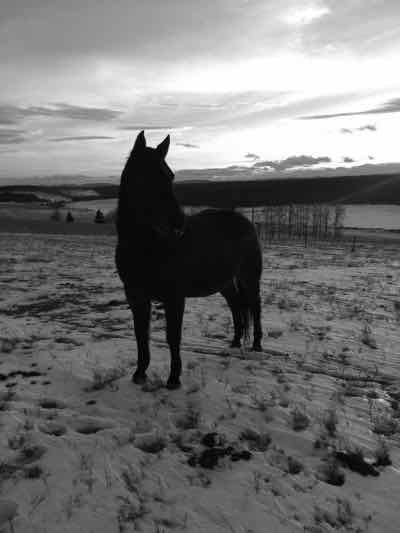
#> input picture old_fft_code/Sorento.jpg, 400 x 533 px
$ jupyter execute fft_experiments_chime.ipynb
#> lines starting #> are read from the running program, lines starting #| are printed output that depends on the picture
[cell 1]
import numpy as np
import random
import matplotlib.pyplot as plt
from matplotlib import pylab
from PIL import Image
from math import e
import astropy.io.fits as pf
from astropy.io import fits

## Load an image and apply an optional taper

[cell 2]
image = Image.open("Sorento.jpg")
#> image is the input picture: PIL image 400x533 RGB; min 0, max 255, mean 114.8
image_arr = np.array(image)

x, y = np.meshgrid(np.linspace(-200,200,400), np.linspace(-200,200,400))
r = np.sqrt(x**2+y**2)

fwhm = 50.
taper = np.exp(-4*np.log(2)*((r-150)**2)/fwhm**2)
taper[np.where(r<=150)] = 1
plt.plot(taper[:,200])

print(image_arr.shape)
#| (533, 400, 3)
image_bw = image_arr[50:450,:,0]#*taper
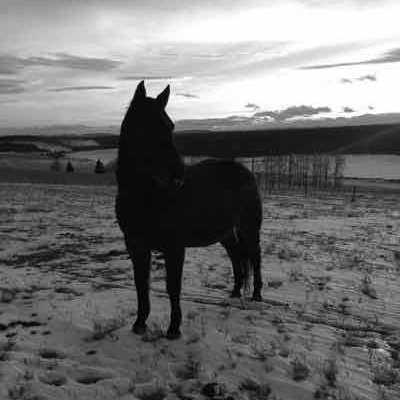
#> image_bw: shape (400, 400); min 0, max 255, mean 113.1
# [4 lines of commented-out code are left out]
print(image_bw.shape)
#| (400, 400)
#> figure, not shown here; curve peaks at x = 50, y = 1

## Basic forward and inverse FFT test

[cell 3]
image_FFT = np.fft.fft2(image_bw)
image_FFT_shift = np.fft.fftshift(image_FFT)
image_IFFT = np.fft.ifft2(image_FFT_shift)

f = plt.figure(figsize=(20,20))
plt.subplot(131), plt.imshow(image_bw,vmin=0,vmax=200)
plt.subplot(132), plt.imshow(abs(image_FFT_shift),vmin=0,vmax=10000)
plt.subplot(133), plt.imshow(abs(image_IFFT),vmax=200)
plt.show()

fig,ax = plt.subplots(1,1,figsize=(16,5))
ax.plot(np.log10(abs(image_FFT_shift[:,200])))
ax.set_xlim(150,250)
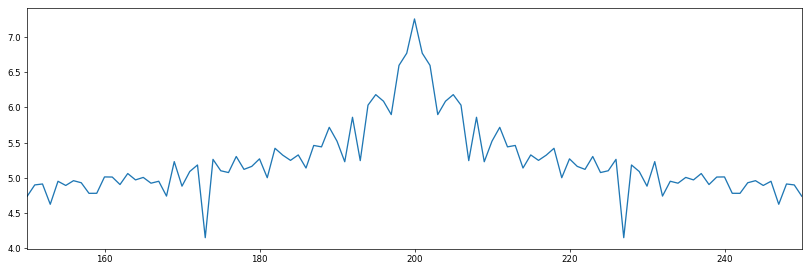
#> figure drawn by matplotlib, 1 panel; curve peaks at x = 200, y = 7.26

## Test high, low and intermediate spatial filtering

[cell 4]
image_FFT = np.fft.fft2(image_bw)
image_FFT_shift = np.fft.fftshift(image_FFT)
image_IFFT = np.fft.ifft2(image_FFT_shift)
x, y = np.meshgrid(np.linspace(-200,200,400), np.linspace(-200,200,400))
r = np.sqrt(x**2+y**2)

r1 = 10
r2 = 12
#### Low-pass:
#w = np.where(r > r1)
#### High-pass:
#w = np.where(r < r1)
#### Missing baselines:
w = np.where((r > r1) & (r < r2))

image_FFT_shift[w]=0
image_IFFT = np.fft.ifft2(image_FFT_shift)
f = plt.figure(figsize=(20,20))
plt.subplot(131), plt.imshow(image_bw,vmin=0,vmax=250)
plt.subplot(132), plt.imshow(abs(image_FFT_shift),vmin=0,vmax=10000)#,plt.xlim(150,250),plt.ylim(150,250)
plt.subplot(133), plt.imshow(abs(image_IFFT),vmin=0,vmax=250)
plt.show()

## Spatial filtering with Gaussian tapers

[cell 5]
r1 = 5
r2 = 100

#mask1 = (1-np.exp(-4*np.log(2)*((r-r1)**2)/3**2))*2
#mask2 = (1-np.exp(-4*np.log(2)*((r-r2)**2)/3**2))*2
mask1 = np.exp(-4*np.log(2)*((r-r1)**2)/3**2)
mask2 = np.exp(-4*np.log(2)*((r-r2)**2)/3**2)
mask = mask1+mask2
mask[np.where(r<r1)] = 1
mask[np.where(r>r2)] = 1
plt.plot(mask[:,200])

image_FFT = np.fft.fft2(image_bw)
image_FFT_shift = np.fft.fftshift(image_FFT)*mask
image_IFFT = np.fft.ifft2(image_FFT_shift)

f = plt.figure(figsize=(20,20))
plt.subplot(131), plt.imshow(image_bw)
plt.subplot(132), plt.imshow(abs(image_FFT_shift),vmin=0,vmax=50000),plt.xlim(150,250),plt.ylim(150,250)
#plt.subplot(132), plt.imshow(mask)#,plt.xlim(150,250),plt.ylim(150,250)
plt.subplot(133), plt.imshow(abs(image_IFFT))
plt.show()
#> figure, not shown here; curve peaks at x = 0, y = 1
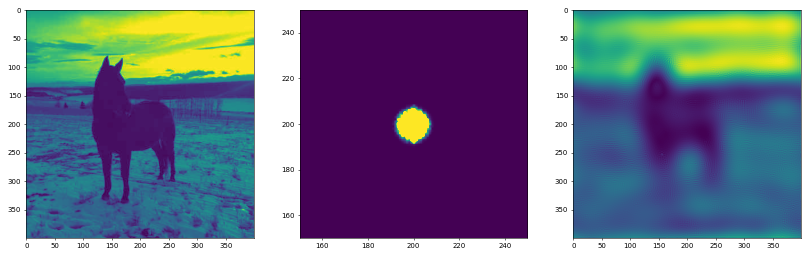
#> figure drawn by matplotlib, 3 panels

## Gaussian function for various purposes

[cell 6]
def gf(mu,fwhm,x):
    return np.exp(-4*np.log(2)*((x-mu)**2)/fwhm**2)

## Mask to simulate CHIME uv-plane sampling

[cell 7]
r1 = 0
r2 = 35
s = 10

x2, y2 = np.meshgrid(np.linspace(-400,400,800), np.linspace(-200,200,400))
mask = gf(0.5,s,x2)+0.5*gf(-99.5,s,x2)+0.5*gf(100.5,s,x2)+0.333*gf(-199.5,s,x2)+0.333*gf(200.5,s,x2)+0.17*gf(-299.5,s,x2)+0.17*gf(300.5,s,x2)
plt.plot(mask[200,:])
#plt.xlim(350,450)
#> figure, not shown here; curve peaks at x = 400, y = 1

## Check ring map procedure for single meridian slice

[cell 8]
im_per = np.concatenate([image_bw,np.fliplr(image_bw)],axis=1)
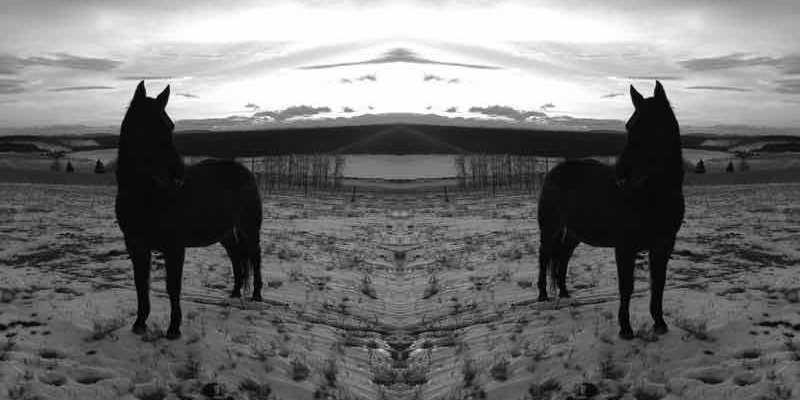
#> im_per: shape (400, 800); min 0, max 255, mean 113.1
print(im_per.shape)
#| (400, 800)

i = 200
im_per_shift = np.concatenate([im_per[:,i:-1],im_per[:,0:i+1]],axis=1)
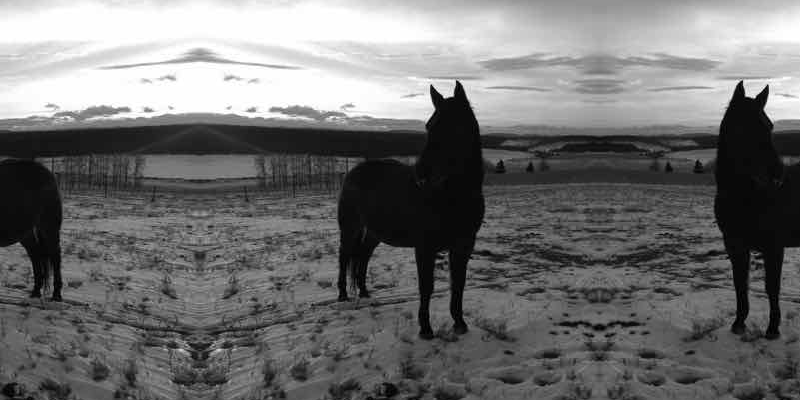
#> im_per_shift: shape (400, 800); min 0, max 255, mean 113.1
print(im_per_shift.shape)
#| (400, 800)

im_per_FFT = np.fft.fftshift(np.fft.fft2(im_per_shift*gf(0,20,x2)))
im_per_IFFT = np.fft.ifft2(im_per_FFT*mask)

f = plt.figure(figsize=(15,13))
plt.subplot(321), plt.imshow(im_per,vmin=0,vmax=250)
plt.subplot(322), plt.imshow(im_per_shift,vmin=0,vmax=250)
plt.subplot(323), plt.imshow(im_per_shift*gf(0,20,x2),vmin=0,vmax=250)
plt.subplot(324), plt.imshow(abs(im_per_FFT),vmin=0,vmax=5000)
plt.subplot(325), plt.imshow(abs(im_per_FFT)*mask,vmin=0,vmax=5000)
plt.subplot(326), plt.imshow(abs(im_per_IFFT),vmin=0,vmax=60)
plt.show()
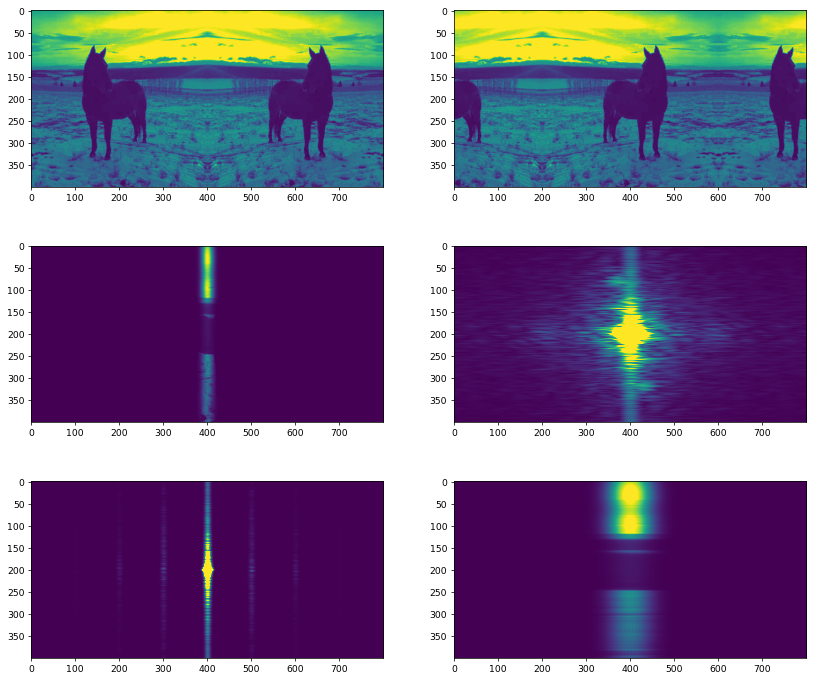
#> figure drawn by matplotlib, 6 panels

## Ring map procedure for full set of meridian slices

[cell 9]
im_new = np.empty_like(im_per)

indices = np.array(np.concatenate([np.arange(0,400)[::-1],np.arange(400,800)[::-1]]))

for i in range(0,800):
    idx = indices[i]
    im_per_shift = np.concatenate([im_per[:,idx:-1],im_per[:,0:idx+1]],axis=1)*gf(0,20,x2)
    #print(i)
    im_per_FFT = np.fft.fftshift(np.fft.fft2(im_per_shift))*mask
    im_per_IFFT = np.fft.ifft2(im_per_FFT)
    im_new[:,i] = abs(im_per_IFFT[:,400])
#> this loop made 800 passes
#> pass 1, `im_per_shift = np.concatenate([im_per[:,idx:-1],im_per[:,0:idx+1]],axi..`:
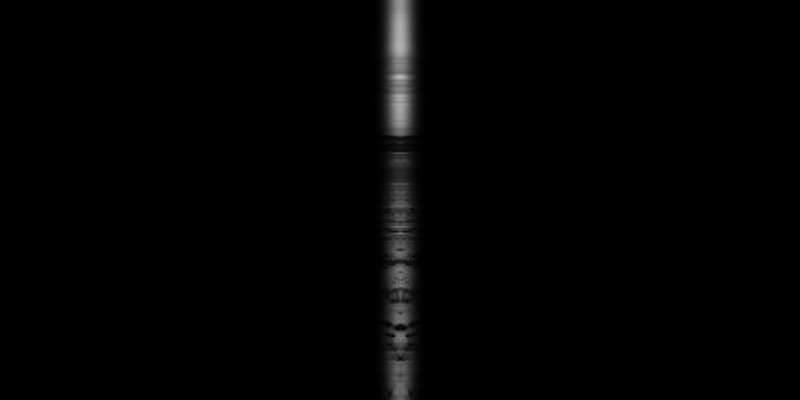
#> im_per_shift: shape (400, 800) float64; min 0, max 188.7, mean 2.7
#> after the loop:
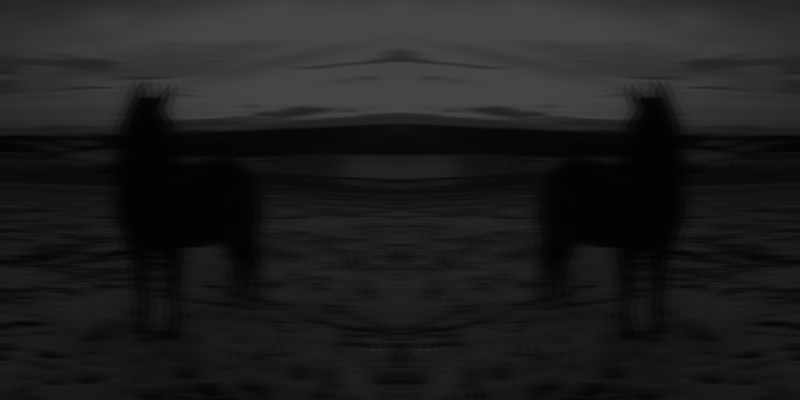
#> im_new: shape (400, 800); min 2, max 69, mean 30.3

    #im_per_IFFT = np.fft.ifft(im_per_FFT[:,400])
    #im_new[:,i] = -abs(im_per_IFFT)

## Compare before and after image ('sky' and ring map)

[cell 10]
im_new_fix = np.empty_like(im_new)

for i in range(0,400):
    im_new_fix[i,:] = im_new[i,:]-np.nanmedian(im_new[i,:])
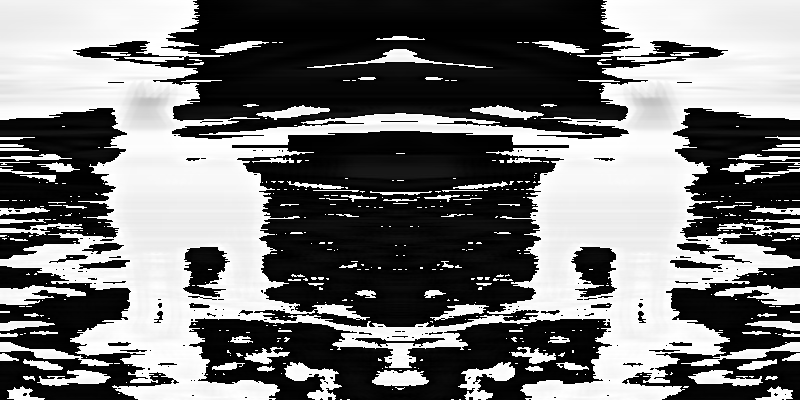
#> im_new_fix: shape (400, 800); min 0, max 255, mean 116.5

f = plt.figure(figsize=(18,10))
plt.subplot(121), plt.imshow(im_per,vmin=0,vmax=250)
plt.subplot(122), plt.imshow(im_new,vmin=0,vmax=60)

[cell 11]
plt.plot(im_new[200,:]*4)
#plt.plot(im_new[200,:])
plt.plot(im_per[200,:],zorder=1)
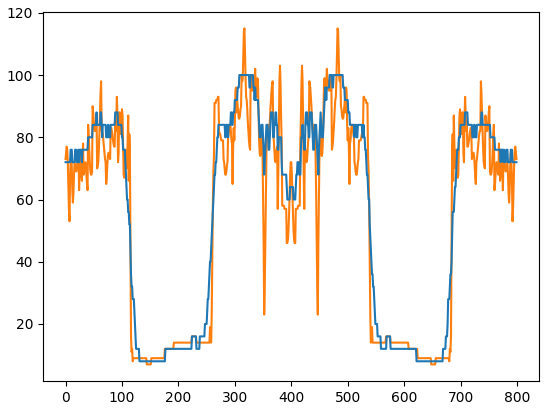
#> figure drawn by matplotlib, 1 panel; curve peaks at x = 308, y = 100; curve peaks at x = 317, y = 115
